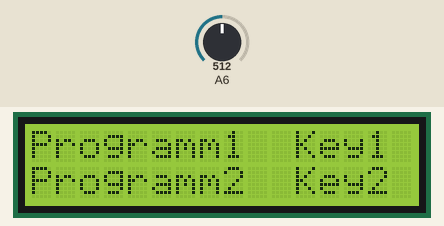
This sketch was run on a simulated Arduino Uno, built with avr-gcc and run on an emulated ATmega328P. On the bench: 16×2 character LCD. The test bench sets the inputs (shaded band); at power-on: A6 = 512.

Above: at 1.3 s.
1.4 s: A6 set to 159
2.9 s: A6 set to 141
At 4.1 s:
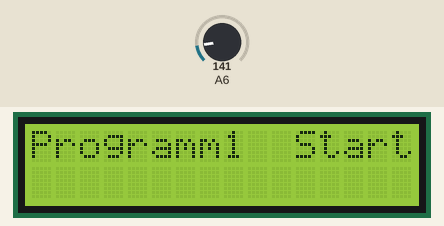
Timing chart, 0 to 5.9 s (numbered marks = the images above; inputs shaded):
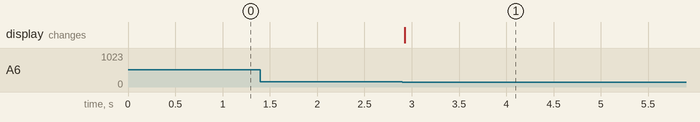

Measured:
- the behaviour switches between 150 and 149 on A6 (found by bisection; images 0 and 1)
- after the input at 1.4 s, every drawn part: stays the same
- after the input at 2.9 s, the display: changes at once (image 1)

The sketch:

Menu.ino
```cpp
#include <LiquidCrystal_I2C.h>
LiquidCrystal_I2C lcd(0x20,16,2);

void setup() {
  // put your setup code here, to run once:
lcd.init();// initialize the lcd
lcd.init();
lcd.backlight();
}

void loop() {
  // put your main code here, to run repeatedly:
lcd.clear();
lcd.setCursor(0,0);
lcd.print("Programm1  Key1");
lcd.setCursor(0,1);
lcd.print("Programm2  Key2");
delay(100);
if(getkey()==1){
  lcd.clear();
  lcd.setCursor(0,0);
  lcd.print("Programm1  Start");
  delay(5000);
}
if(getkey()==2){
  lcd.clear();
  lcd.setCursor(0,1);
  lcd.print("Programm2  Start");
  delay(5000);
}
}

int getkey() {
  // put your main code here, to run repeatedly:
int key = 0;
unsigned keyvalue = analogRead(6);
if(100<keyvalue&&keyvalue<150){
  key=1;}
if(550<keyvalue&&keyvalue<600){
  key=2;}
if(700<keyvalue&&keyvalue<750){
  key=3;}
if(1000<keyvalue){
  key=0;}
return key;
}
```
